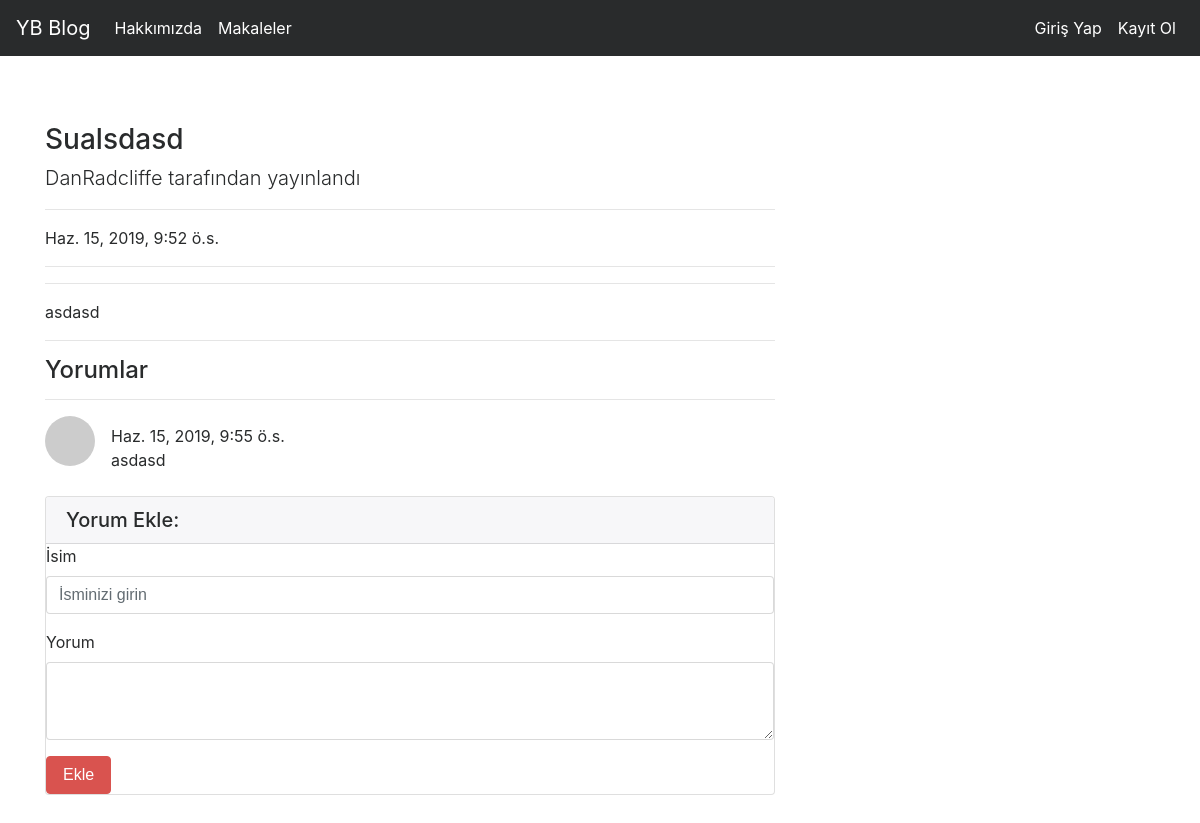
Screenshot of /articles/article/2 with the database file from the repository.
### article/models.py (models this page shows, shortened)
class Article(models.Model):
    author = models.ForeignKey("auth.User",on_delete = models.CASCADE,verbose_name = "Yazar ")
    title = models.CharField(max_length = 50,verbose_name = "Başlık")
    content = RichTextField()
    created_date = models.DateTimeField(auto_now_add=True,verbose_name="Oluşturulma Tarihi")
    article_image = models.FileField(blank = True,null = True,verbose_name="Makaleye Fotoğraf Ekleyin")
    class Meta:
        ordering = ['-created_date']

class Comment(models.Model):
    article = models.ForeignKey(Article,on_delete = models.CASCADE,verbose_name = "Makale",related_name="comments")
    comment_author = models.CharField(max_length = 50,verbose_name = "İsim")
    comment_content = models.CharField(max_length = 200,verbose_name = "Yorum")
    comment_date = models.DateTimeField(auto_now_add=True)
    class Meta:
        ordering = ['-comment_date']

### article/views.py (the view)
# urls.py: path('article/<int:id>',views.detail,name = "detail"),
def detail(request,id):
    article = get_object_or_404(Article,id = id)
    comments = article.comments.all()
    return render(request,"detail.html",{"article":article,"comments":comments})

### templates/detail.html (shortened to what this page needs)
{% extends "layout.html" %}
{% block body %}
<div class="row">
    <div class="col-lg-8">
      <h3 class="mt-4">{{article.title}}</h3>
      <p class="lead">
        {{article.author.username}} tarafından yayınlandı
      </p>
      <hr>
      <p>{{article.created_date}}</p>
      <hr>
      <hr>
      <p class="lead">
          {{article.content|safe}}
      </p>
      <hr>
      <h4>Yorumlar</h4>
      <hr>
      {% if comments %}
      {% for comment in comments  %}
        <div class="media mb-4">
          <img class="d-flex mr-3 rounded-circle" src="http://placehold.it/50x50" alt="">
          <div class="media-body">
            {{comment.comment_date}} <br>
            {{comment.comment_content}}
          </div>
        </div>
      {% endfor %}
      {% else %}
      <div class ="alert alert-danger">
        Bu makaleye herhangi bir yorum yazılmamış,ilk yorum yapan siz olun!
      </div>
      {% endif %}
      <div class="card my-4">
          <h5 class="card-header">Yorum Ekle:</h5>
          <div class="card-body">
            <form method = "post" action = "{% url 'article:comment' article.id %}">
              <div class="form-group">
                  <label for="formGroupExampleInput">İsim</label>
                  <input name = "comment_author" type="text" class="form-control" id="formGroupExampleInput" placeholder="İsminizi girin">
                </div>
              <div class="form-group">
                  <label for="formGroupExampleInput">Yorum</label>
                <textarea name = "comment_content" class="form-control" rows="3"></textarea>
              </div>
              <button type="submit" class="btn btn-danger">Ekle</button>
            </form>
          </div>
        </div>
        </div>
      </div>
{% endblock body %}

### rows the page displays
Article: title "Sualsdasd", author.username "DanRadcliffe", created_date "Haz. 15, 2019, 9:52 ö.s.", content "asdasd"
Comment: comment_date "Haz. 15, 2019, 9:55 ö.s.", comment_content "asdasd"
